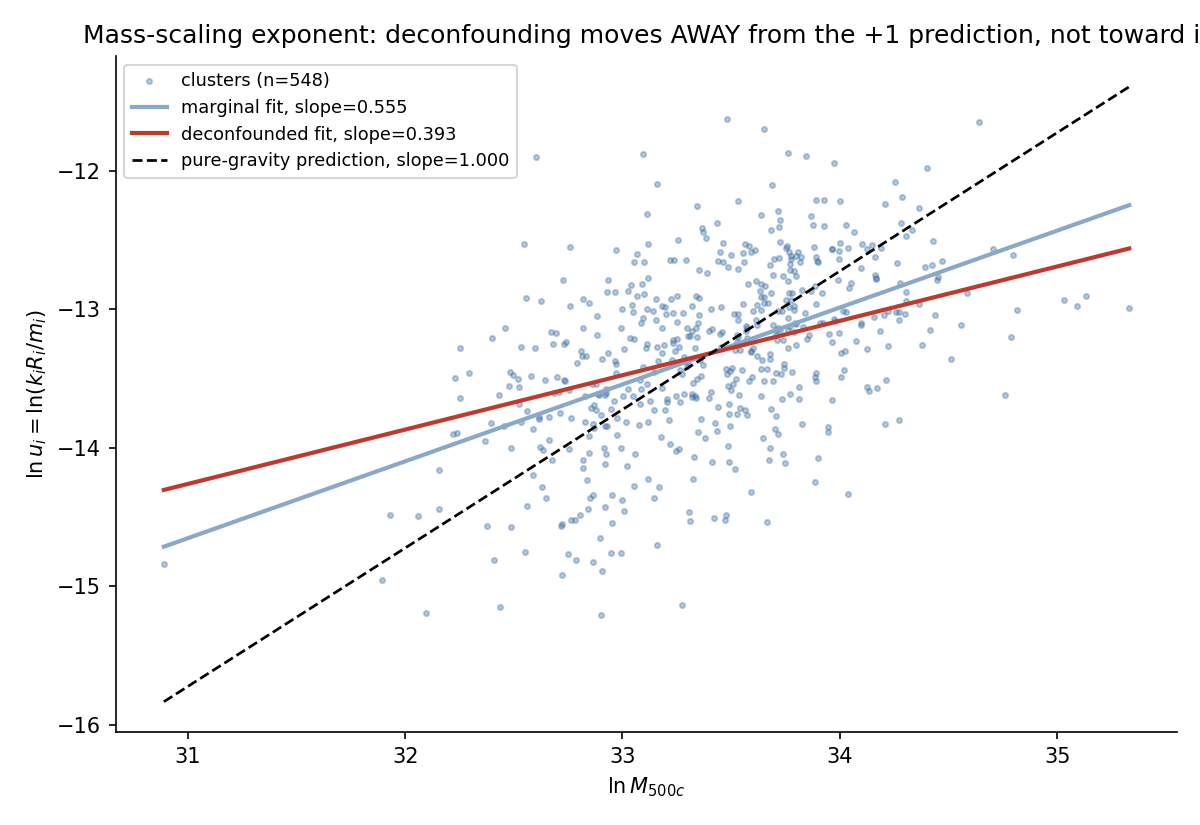

Reproduce this figure in Python.
"""F8 — the mass-scaling exponent d ln(u)/d ln(M): pure-gravity self-similar
theory predicts exactly +1 (same as the single-field completion needs), but
BOTH the marginal (0.555) and the deconfounded, z-controlled (0.393) measured
exponents fall well short of it -- and the deconfounded value is FURTHER
from +1, not closer, once the flux-limited sample's own M-z selection is
removed. This is the adversarial audit's central negative result: the gap
is ordinary baryonic-feedback astrophysics, not gravitational content
either completion modeled.

Data: data/clusters_clean.csv, n=548 (MCXC-I intersect PSZ2, thermal-energy
subsample) -- same file, same subsample used throughout this thread.
Regression method: log-log OLS of u = k*R/M against M, controlling for
E(z)=H(z)/H0 -- reused directly from
experiments/20260803-bridge/adversarial_p1/microphysical_u_scaling.py.

NOT_VALIDATION - NOT_REFUTATION - OUR_RECONSTRUCTION
"""

from pathlib import Path

import matplotlib.pyplot as plt
import numpy as np
import pandas as pd
from astropy.cosmology import Planck18

HERE = Path(__file__).resolve().parents[3]
OUT = Path(__file__).parent / "f8_scaling_exponent.png"

df = pd.read_csv(HERE / "data" / "clusters_clean.csv")
sub = df[df["Ethermal_c2_Msun"].notna()].copy()
n = len(sub)
print(f"n = {n} clusters (thermal-energy subsample)")

M = sub["M500c_Msun"].to_numpy()
R = sub["R500c_Mpc"].to_numpy()
k = sub["Ethermal_c2_Msun"].to_numpy()
z = sub["z"].to_numpy()
u_arr = k * R / M

lnM, lnU = np.log(M), np.log(u_arr)
lnEz = np.log(Planck18.efunc(z))
X = np.column_stack([np.ones(n), lnM, lnEz])
coef_U, *_ = np.linalg.lstsq(X, lnU, rcond=None)
slope_deconfounded = coef_U[1]

# marginal (uncontrolled) slope, for comparison -- the originally-quoted 0.555
X_marg = np.column_stack([np.ones(n), lnM])
coef_marg, *_ = np.linalg.lstsq(X_marg, lnU, rcond=None)
slope_marginal = coef_marg[1]

print(f"marginal slope (no z control)     = {slope_marginal:.3f}")
print(f"deconfounded slope (E(z) control) = {slope_deconfounded:.3f}")

fig, ax = plt.subplots(figsize=(8, 5.5))
ax.scatter(lnM, lnU, s=6, alpha=0.35, color="#3b6ea5", label=f"clusters (n={n})")

x_line = np.linspace(lnM.min(), lnM.max(), 50)
ax.plot(
    x_line,
    coef_marg[0] + slope_marginal * x_line,
    color="#8aa8c8",
    lw=2,
    label=f"marginal fit, slope={slope_marginal:.3f}",
)
ax.plot(
    x_line,
    coef_U[0] + slope_deconfounded * x_line + coef_U[2] * lnEz.mean(),
    color="#c0392b",
    lw=2,
    label=f"deconfounded fit, slope={slope_deconfounded:.3f}",
)

# +1 prediction line, anchored at the sample mean for visual comparison
mean_lnM, mean_lnU = lnM.mean(), lnU.mean()
ax.plot(
    x_line,
    mean_lnU + 1.0 * (x_line - mean_lnM),
    color="black",
    ls="--",
    lw=1.3,
    label="pure-gravity prediction, slope=1.000",
)

ax.set_xlabel(r"$\ln M_{500c}$")
ax.set_ylabel(r"$\ln u_i = \ln(k_i R_i / m_i)$")
ax.set_title(
    "Mass-scaling exponent: deconfounding moves AWAY from the +1 prediction, not toward it"
)
ax.legend(fontsize=8.5, loc="upper left")
ax.spines[["top", "right"]].set_visible(False)
fig.tight_layout()
fig.savefig(OUT, dpi=150)
print(f"saved {OUT}")
